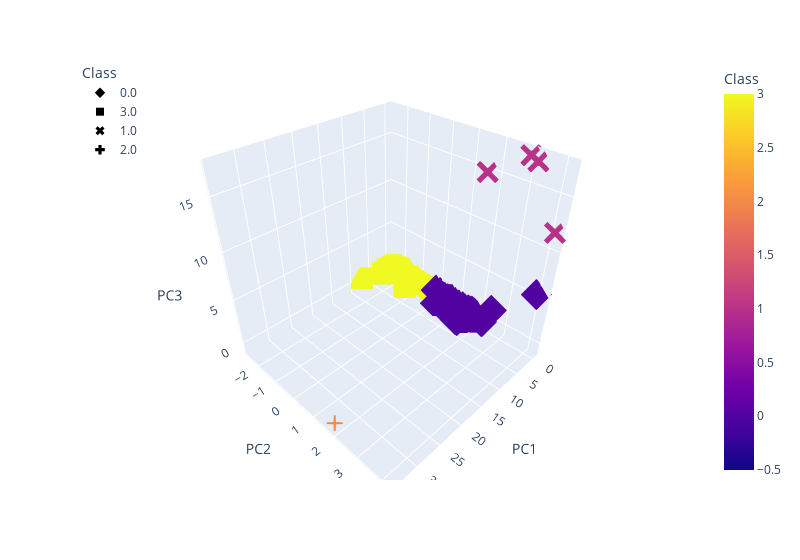

Here is the notebook cell this chart was saved with:
### Markdown cell above
### Deliverable 4: Visualizing Cryptocurrencies Results

#### 3D-Scatter with Clusters

### Code cell
# Creating a 3D-Scatter with the PCA data and the clusters
# YOUR CODE HERE
fig = px.scatter_3d(
    clustered_df3,
    x="PC1",
    y="PC2",
    z="PC3",
    color="Class",
    symbol="Class",
    width=800,
    hover_name="CoinName",
    hover_data=["Algorithm"]
)
fig.update_layout(legend=dict(x=0, y=1))
fig.show()

### Figure 1 — Plotly figure (JSON) as saved in the notebook; plotly's stock layout.template omitted (floating-point values rounded to 4 significant figures; data arrays with more than 128 entries replaced by an {"elided": "..."} marker saying what was removed)
{"data": [{"customdata": {"elided": "288x1 null values"}, "hovertemplate": "<b>%{hovertext}</b><br><br>Class=%{marker.color}<br>PC1=%{x}<br>PC2=%{y}<br>PC3=%{z}<br>Algorithm=%{customdata[0]}<extra></extra>", "hovertext": {"elided": "288 null values"}, "legendgroup": "0.0", "marker": {"color": {"elided": "288 int values"}, "coloraxis": "coloraxis", "symbol": "diamond"}, "mode": "markers", "name": "0.0", "scene": "scene", "showlegend": true, "type": "scatter3d", "x": {"elided": "288 float values"}, "y": {"elided": "288 float values"}, "z": {"elided": "288 float values"}}, {"customdata": {"elided": "239x1 null values"}, "hovertemplate": "<b>%{hovertext}</b><br><br>Class=%{marker.color}<br>PC1=%{x}<br>PC2=%{y}<br>PC3=%{z}<br>Algorithm=%{customdata[0]}<extra></extra>", "hovertext": {"elided": "239 null values"}, "legendgroup": "3.0", "marker": {"color": {"elided": "239 int values"}, "coloraxis": "coloraxis", "symbol": "square"}, "mode": "markers", "name": "3.0", "scene": "scene", "showlegend": true, "type": "scatter3d", "x": {"elided": "239 float values"}, "y": {"elided": "239 float values"}, "z": {"elided": "239 float values"}}, {"customdata": [[null], [null], [null], [null]], "hovertemplate": "<b>%{hovertext}</b><br><br>Class=%{marker.color}<br>PC1=%{x}<br>PC2=%{y}<br>PC3=%{z}<br>Algorithm=%{customdata[0]}<extra></extra>", "hovertext": [null, null, null, null], "legendgroup": "1.0", "marker": {"color": [1, 1, 1, 1], "coloraxis": "coloraxis", "symbol": "x"}, "mode": "markers", "name": "1.0", "scene": "scene", "showlegend": true, "type": "scatter3d", "x": [-0.2075, -0.3652, -0.392, -0.3437], "y": [1.638, 4.169, 2.994, 3.247], "z": [14.9, 11.89, 17.42, 17.14]}, {"customdata": [[null]], "hovertemplate": "<b>%{hovertext}</b><br><br>Class=%{marker.color}<br>PC1=%{x}<br>PC2=%{y}<br>PC3=%{z}<br>Algorithm=%{customdata[0]}<extra></extra>", "hovertext": [null], "legendgroup": "2.0", "marker": {"color": [2], "coloraxis": "coloraxis", "symbol": "cross"}, "mode": "markers", "name": "2.0", "scene": "scene", "showlegend": true, "type": "scatter3d", "x": [34.07], "y": [1.811], "z": [-0.6396]}], "layout": {"coloraxis": {"colorbar": {"title": {"text": "Class"}}, "colorscale": [[0, "#0d0887"], [0.1111, "#46039f"], [0.2222, "#7201a8"], [0.3333, "#9c179e"], [0.4444, "#bd3786"], [0.5556, "#d8576b"], [0.6667, "#ed7953"], [0.7778, "#fb9f3a"], [0.8889, "#fdca26"], [1, "#f0f921"]]}, "legend": {"title": {"text": "Class"}, "tracegroupgap": 0, "x": 0, "y": 1}, "margin": {"t": 60}, "scene": {"domain": {"x": [0, 1], "y": [0, 1]}, "xaxis": {"title": {"text": "PC1"}}, "yaxis": {"title": {"text": "PC2"}}, "zaxis": {"title": {"text": "PC3"}}}, "width": 800}}
